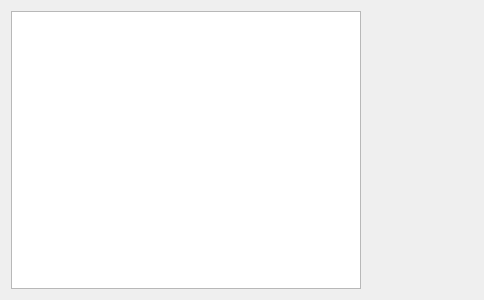
<?xml version="1.0" encoding="UTF-8"?>
<ui version="4.0">
 <class>wg_tabInfo</class>
 <widget class="QWidget" name="wg_tabInfo">
  <property name="geometry">
   <rect>
    <x>0</x>
    <y>0</y>
    <width>484</width>
    <height>300</height>
   </rect>
  </property>
  <property name="windowTitle">
   <string>Entity Info</string>
  </property>
  <layout class="QGridLayout" name="gridLayout">
   <item row="0" column="0">
    <widget class="QTreeWidget" name="tw_entities">
     <property name="minimumSize">
      <size>
       <width>350</width>
       <height>0</height>
      </size>
     </property>
     <property name="maximumSize">
      <size>
       <width>350</width>
       <height>16777215</height>
      </size>
     </property>
     <property name="alternatingRowColors">
      <bool>false</bool>
     </property>
     <property name="selectionBehavior">
      <enum>QAbstractItemView::SelectRows</enum>
     </property>
     <property name="indentation">
      <number>0</number>
     </property>
     <property name="itemsExpandable">
      <bool>false</bool>
     </property>
     <property name="expandsOnDoubleClick">
      <bool>false</bool>
     </property>
     <attribute name="headerVisible">
      <bool>false</bool>
     </attribute>
     <column>
      <property name="text">
       <string notr="true">1</string>
      </property>
     </column>
    </widget>
   </item>
   <item row="0" column="1">
    <widget class="QFrame" name="qf_data">
     <property name="sizePolicy">
      <sizepolicy hsizetype="Expanding" vsizetype="Preferred">
       <horstretch>0</horstretch>
       <verstretch>0</verstretch>
      </sizepolicy>
     </property>
     <layout class="QVBoxLayout" name="verticalLayout"/>
    </widget>
   </item>
  </layout>
 </widget>
 <resources/>
 <connections/>
</ui>
